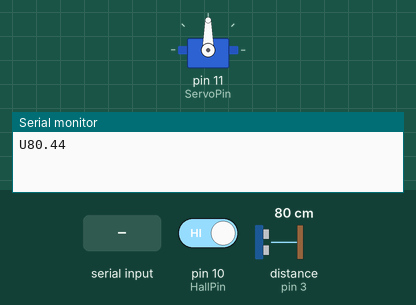
A sketch run on a simulated Arduino Uno, built with avr-gcc and run on an emulated ATmega328P. Parts: servo, the last lines printed to the serial monitor. Wiring (inferred from the names in the program): ultrasonic range finder: trigger pin 5; echo pin 3. The test bench sets the inputs (shaded band); at power-on: pin 10 (HallPin) HIGH, distance to the obstacle (sensor on pin 3) 80 cm. The echo pulse lasts 58.3 µs per cm.

Above: at 1.2 s.
1.3 s: "R\n" received over Serial
At 2.1 s:
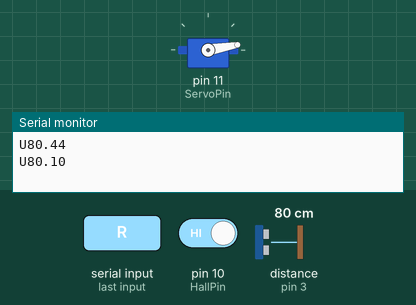
2.8 s: pin 10 (HallPin) driven LOW
Timing chart, 0 to 5.8 s (numbered marks = the images above; inputs shaded):
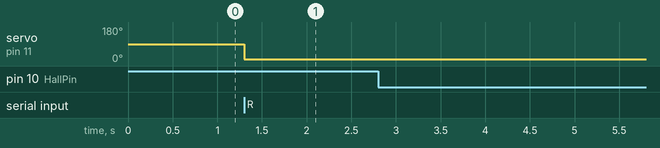

Measured:
- after the input at 1.3 s, servo on pin 11 (ServoPin): 90° → 10° at once

The sketch:

SmartCar.ino
```cpp
#include <Servo.h>

Servo servo;
const int HallMsgType = 'H';
const int UltrawaveMsgType = 'U';
const int TrigPin = 5;
const int EchoPin = 3;
const int HallPin = 10;
const int ServoPin = 11;
int HallPinStateOld = 1;
int HallPinStateNew;
byte buffer[10];
int bufferIndex = 0;
unsigned long UltrawaveTime;
unsigned long currentTime;
void setup() {
    Serial.begin(115200);
	servo.attach(ServoPin);  // attaches the servo on pin 9 to the servo object
    pinMode(HallPin, INPUT);
	pinMode(TrigPin, OUTPUT);
	pinMode(EchoPin, INPUT);
	UltrawaveTime = millis();
}

void loop() {
	while(Serial.available()){
		char data = Serial.read();
		buffer[bufferIndex] = data;
		if(data == '\n'){
			bufferIndex = 0;
			if(buffer[0] == 'R')
				servoProcess();
		}else{
			bufferIndex++;
		}
	}
	Hall();
	currentTime= millis();
	if(currentTime - UltrawaveTime > 1000){
		UltrawaveTime = currentTime;
		UltrawaveProcess();
	}
}
bool Hall(){
	HallPinStateNew = digitalRead(HallPin);
    if ((HallPinStateNew == 0) &&(HallPinStateOld == 1)) {
        //send Hall sensor message via serial
        Serial.write('H');
        Serial.write('\n');
    }
    HallPinStateOld = HallPinStateNew;
}
//return cm
float UltrawaveProcess()
{
	float cm;
	digitalWrite(TrigPin, LOW); //低高低电平发一个短时间脉冲去TrigPin
	delayMicroseconds(2);
	digitalWrite(TrigPin, HIGH);
	delayMicroseconds(10);
	digitalWrite(TrigPin, LOW);
	cm = pulseIn(EchoPin, HIGH) / 58.0; //将回波时间换算成cm
	cm = (int(cm * 100.0)) / 100.0; //保留两位小数
	Serial.write(UltrawaveMsgType);
	Serial.print(cm);
	Serial.write('\n');
}
void servoProcess()
{
    byte data = buffer[1];
    // if(data < 0)  rxData += 256;
    servo.write(data);
	delay(20);
}
```
